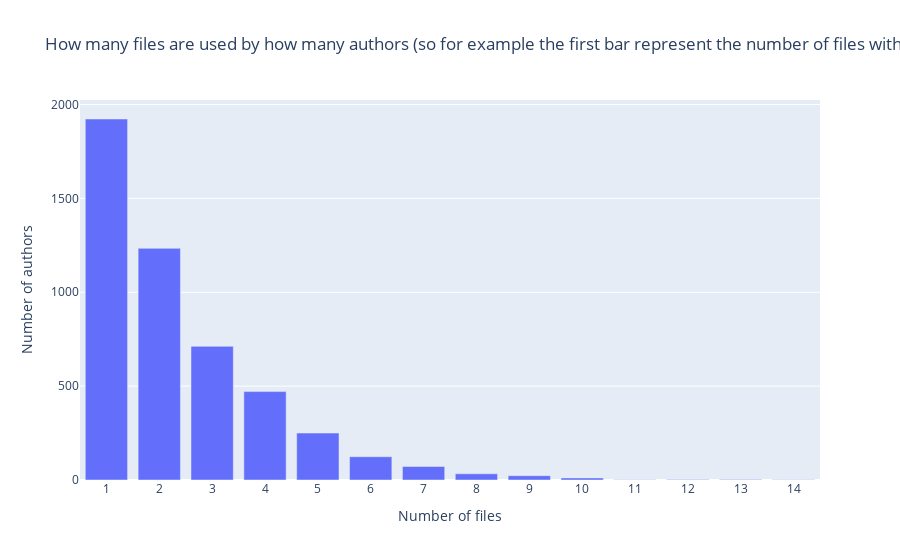
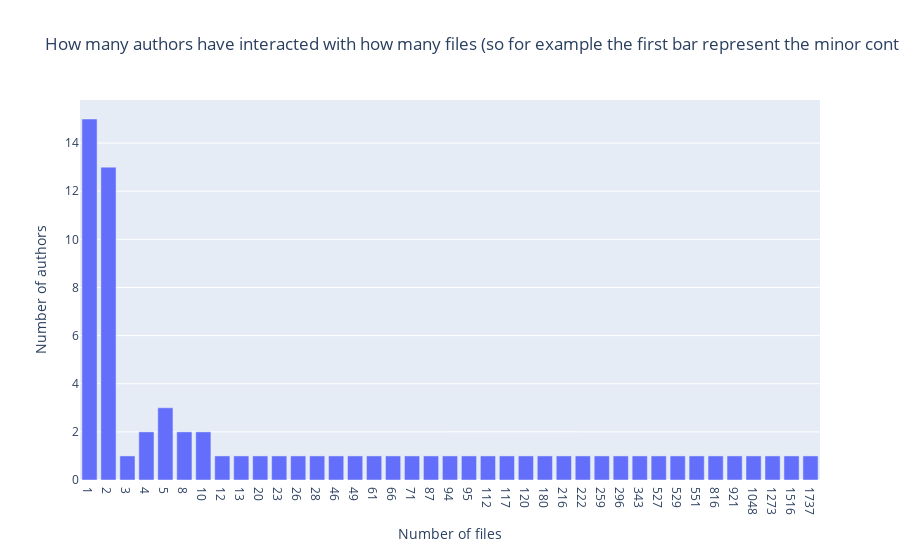

Notebook code cell kept with these figures, in order:
### Code cell
plot_interactive_bar_chart(files_dict, "How many files are used by how many authors (so for example the first bar represent the number of files with single author)", "Number of authors", "Number of files")
plot_interactive_bar_chart(authors_dict, "How many authors have interacted with how many files (so for example the first bar represent the minor contributors, i.e., the number of authors who own 1 file)", "Number of authors", "Number of files")

### Figure 1 — Plotly figure (JSON) as saved in the notebook; plotly's stock layout.template omitted (floating-point values rounded to 4 significant figures)
{"data": [{"alignmentgroup": "True", "hovertemplate": "Number of files=%{x}<br>Number of authors=%{y}<extra></extra>", "legendgroup": "", "marker": {"color": "#636efa", "pattern": {"shape": ""}}, "name": "", "offsetgroup": "", "orientation": "v", "showlegend": false, "textposition": "auto", "type": "bar", "x": [1, 2, 3, 4, 5, 6, 7, 8, 9, 10, 11, 12, 13, 14], "xaxis": "x", "y": [1923, 1234, 712, 471, 250, 124, 72, 33, 23, 11, 1, 3, 2, 1], "yaxis": "y"}], "layout": {"barmode": "relative", "legend": {"tracegroupgap": 0}, "title": {"text": "How many files are used by how many authors (so for example the first bar represent the number of files with single author)"}, "xaxis": {"anchor": "y", "domain": [0, 1], "title": {"text": "Number of files"}, "type": "category"}, "yaxis": {"anchor": "x", "domain": [0, 1], "title": {"text": "Number of authors"}}}}

### Figure 2 — Plotly figure (JSON) as saved in the notebook; plotly's stock layout.template omitted (floating-point values rounded to 4 significant figures)
{"data": [{"alignmentgroup": "True", "hovertemplate": "Number of files=%{x}<br>Number of authors=%{y}<extra></extra>", "legendgroup": "", "marker": {"color": "#636efa", "pattern": {"shape": ""}}, "name": "", "offsetgroup": "", "orientation": "v", "showlegend": false, "textposition": "auto", "type": "bar", "x": [1, 2, 3, 4, 5, 8, 10, 12, 13, 20, 23, 26, 28, 46, 49, 61, 66, 71, 87, 94, 95, 112, 117, 120, 180, 216, 222, 259, 296, 343, 527, 529, 551, 816, 921, 1048, 1273, 1516, 1737], "xaxis": "x", "y": [15, 13, 1, 2, 3, 2, 2, 1, 1, 1, 1, 1, 1, 1, 1, 1, 1, 1, 1, 1, 1, 1, 1, 1, 1, 1, 1, 1, 1, 1, 1, 1, 1, 1, 1, 1, 1, 1, 1], "yaxis": "y"}], "layout": {"barmode": "relative", "legend": {"tracegroupgap": 0}, "title": {"text": "How many authors have interacted with how many files (so for example the first bar represent the minor contributors, i.e., the number of authors who own 1 file)"}, "xaxis": {"anchor": "y", "domain": [0, 1], "title": {"text": "Number of files"}, "type": "category"}, "yaxis": {"anchor": "x", "domain": [0, 1], "title": {"text": "Number of authors"}}}}
